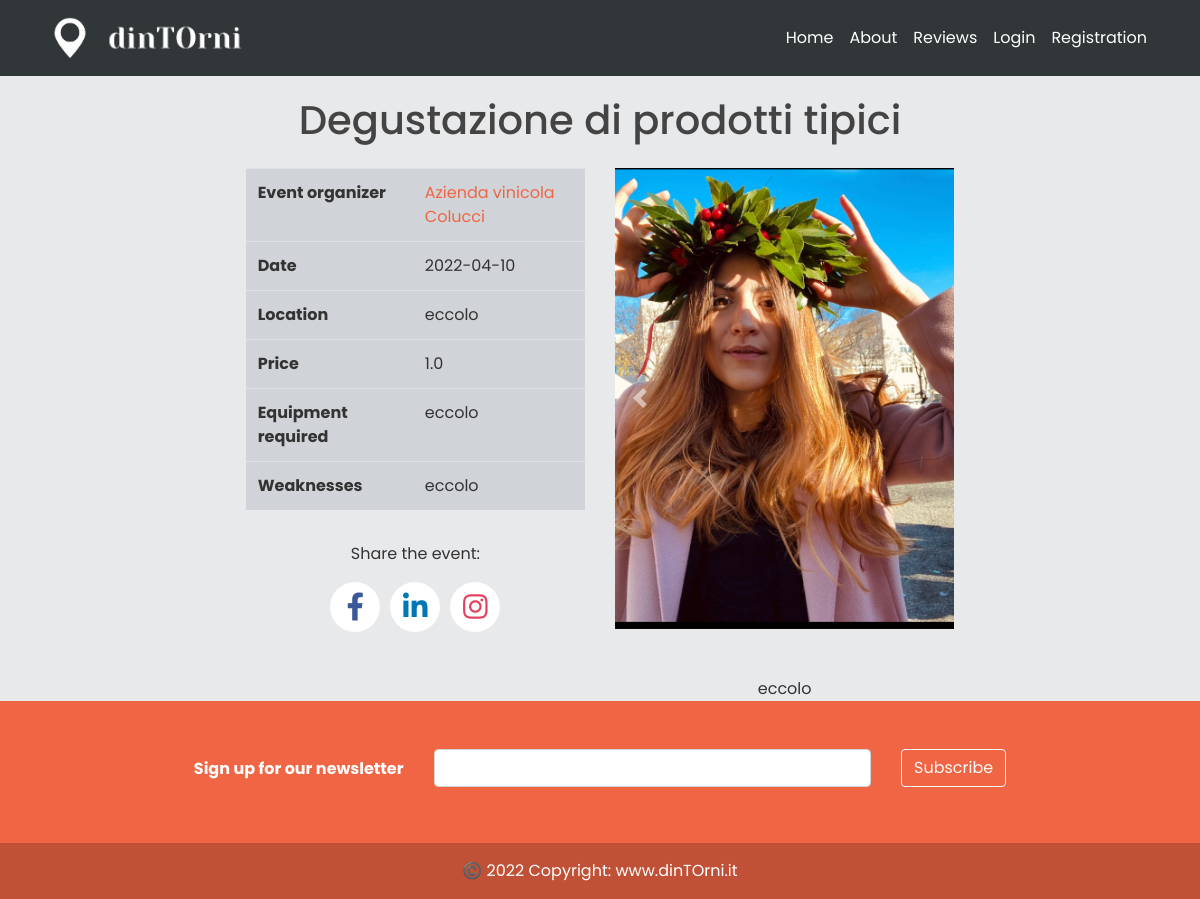
Before: /event/1 with the older database file.
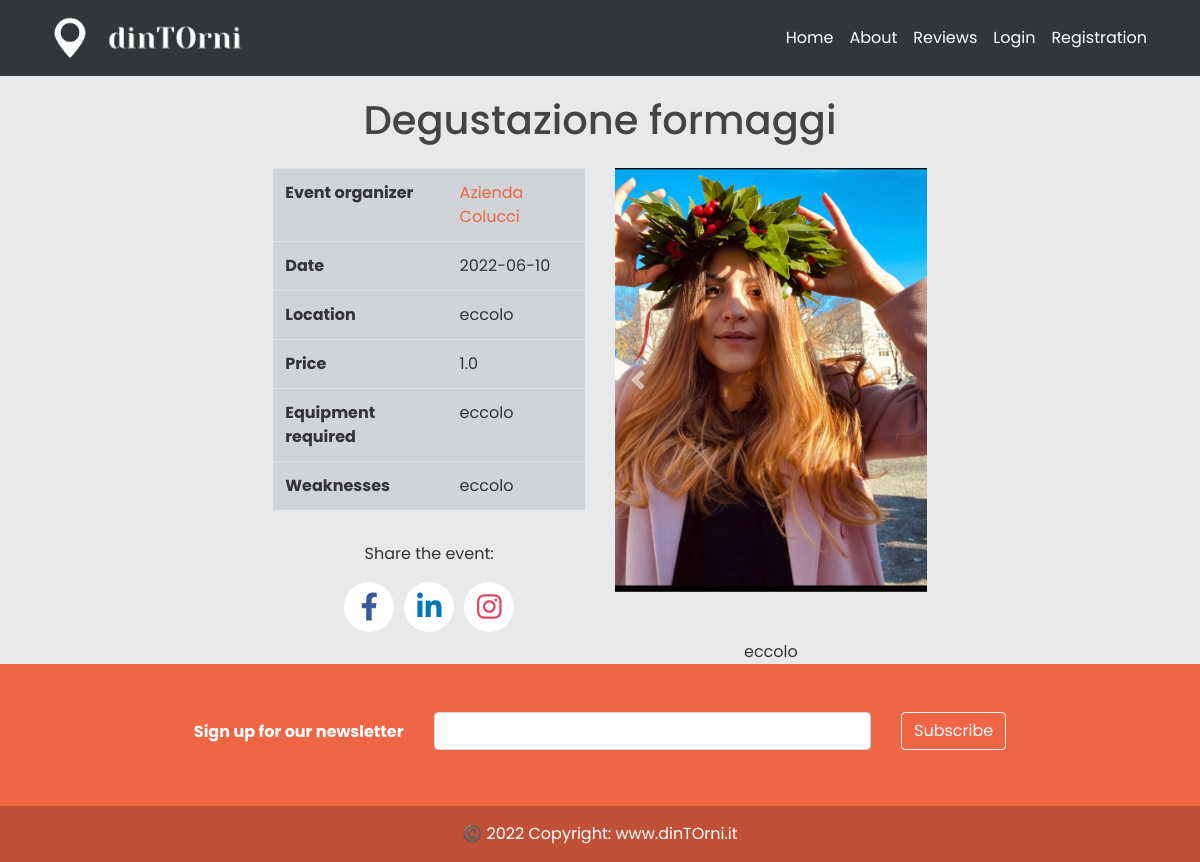
After: the same page with the newer database file.
### models.py (models this page shows, shortened)
class Event(db.Model):
    id = db.Column(db.Integer, primary_key=True)
    title = db.Column(db.String(100), nullable=False)
    date_event = db.Column(db.Date, nullable=False)
    location = db.Column(db.Text, nullable=False)
    price = db.Column(db.Float, nullable = True)
    equipment = db.Column(db.Text,  nullable=True)
    min_users = db.Column(db.Integer,  nullable=True)
    date_posted = db.Column(db.DateTime,
                            default=datetime.utcnow())  # default è listante corrente in cui posto
    content = db.Column(db.Text,  nullable=False)
    weaknesses = db.Column(db.Text,  nullable=True)
    image_event1 = db.Column(db.String(20), nullable=False, default='default.jpg')
    image_event2 = db.Column(db.String(20), nullable=False, default='default.jpg')
    image_event3 = db.Column(db.String(20), nullable=False, default='default.jpg')
    business_id = db.Column(db.Integer, db.ForeignKey('business.id'))  # db integer, è una chiave devo specificare la relazi

class User(db.Model, UserMixin):
    _tablename__ = 'user'
    id = db.Column(db.Integer, primary_key=True)
    email = db.Column(db.String(120), unique=True, nullable=False)
    image_file = db.Column(db.String(20), nullable=False, default='default.jpg')
    password = db.Column(db.String(60), nullable=False)
    telephone = db.Column(db.Integer(), nullable=False)
    type= db.Column(db.String(20))
    __mapper_args__={
        'polymorphic_identity': 'user',
        'polymorphic_on': type
    }

class Business(User, db.Model):
    _tablename__ = 'business'
    id = db.Column(db.Integer, db.ForeignKey('user.id'), primary_key=True)
    name = db.Column(db.String(20), unique=True, nullable=False)
    vat_number = db.Column(db.Integer())#rimettere i nullable
    city = db.Column(db.String(20))
    address = db.Column(db.String(30))
    events = db.relationship('Event', backref='creator', lazy=True)
    link_facebook = db.Column(db.String())
    link_instagram = db.Column(db.String())
    link_twitter = db.Column(db.String())
    link_website = db.Column(db.String())
    __mapper_args__ = {
        'polymorphic_identity': 'business',
    }

### app/events/routes.py (the view)
@events.route("/event/<int:event_id>", methods=['GET', 'POST'])
def event(event_id):
    event = Event.query.get_or_404(event_id)
    return render_template('event.html', title='Event', event=event)

### app/templates/event.html (shortened to what this page needs)
{% extends "layout.html" %}
{% block content %}
<div class="row justify-content-center">
     <div class="p-3">
        <h1>{{ event.title }}</h1>
    </div>
</div>
<div class="container d-flex justify-content-center" >
    <div class="row justify-content-center">
        <div class="col-md-5">
            <table class="table align-middle" style="background-color: rgba(4,25,46,0.10);">
                <tbody>
                <tr>
                    <th scope="row">Event organizer</th>
                      <td><a class="" href="{{ url_for('events.business_info', event_id = event.id) }}">{{ event.creator.name }}</a></td>
                </tr>
                <tr>
                    <th scope="row">Date</th>
                    <td>{{ event.date_event }}</td>
                </tr>
                <tr>
                    <th scope="row">Location</th>
                    <td>{{ event.location }}</td>
                </tr>
                {% if event.price != 0 %}
                <tr>
                    <th scope="row">Price</th>
                    <td>{{ event.price }}</td>
                </tr>
                {% endif %}
                {% if event.equipment != "" %}
                <tr>
                    <th scope="row">Equipment required</th>
                    <td>{{ event.equipment }}</td>
                </tr>
                {% endif %}
                {% if event.weaknesses != "" %}
                <tr>
                    <th scope="row">Weaknesses</th>
                    <td>{{ event.weaknesses }}</td>
                </tr>
                {% endif %}
                </tbody>
            </table>
            <div class="project-info-box mt-0 mb-0">
                <p class="mb-0 pt-3">
                    <p class="fw-bold va-middle hide-mobile text-center">Share the event:</p>
                    <div class="social-buttons">
                      <a href="https://m.facebook.com/login" class="social-buttons__button social-button social-button--facebook" aria-label="Facebook">
                        <i class="fab fa-facebook-f"></i>
                      </a>
                      <a href="https://www.linkedin.com" class="social-buttons__button social-button social-button--linkedin" aria-label="LinkedIn">
                        <i class="fab fa-linkedin-in"></i>
                      </a>
                      <a href="https://www.instagram.com" class="social-buttons__button social-button social-button--instagram" aria-label="Instagram">
                        <i class="fab fa-instagram"></i>
                      </a>
                    </div>
                </p>
            </div>
        </div>
        <div class="col-md-5 justify-content-end" style="width: 450px">
            <div id="carouselExampleControls" class="carousel slide" data-ride="carousel">
                <div class="carousel-inner">
                    <div class="carousel-item active">
                        <img class="d-block w-100 h-100" style="height: 300px; width: 450px; object-fit: cover" src="{{ url_for('static', filename='events_pics/' + event.image_event1) }}" data-toggle="modal" data-target=".bd-example-modal-xl" alt="First slide">
                    </div>
                </div>
                <a class="carousel-control-prev" href="#carouselExampleControls" role="button" data-slide="prev">
                    <span class="carousel-control-prev-icon" aria-hidden="true"></span>
                </a>
                <a class="carousel-control-next" href="#carouselExampleControls" role="button" data-slide="next">
                    <span class="carousel-control-next-icon" aria-hidden="true"></span>
                </a>
            </div>
            <p class="mb-0 pt-5 text-center">{{ event.content }}</p>
        </div>
    </div>
</div>
{% endblock content %}

Changed rows visible on the page:
removed Business: creator.name "Azienda vinicola Colucci"
changed Event "eccolo": title "Degustazione di prodotti tipici" → "Degustazione formaggi"; date_event "2022-04-10" → "2022-06-10"
now on this page (row edited): Business: creator.name "Azienda Colucci"
